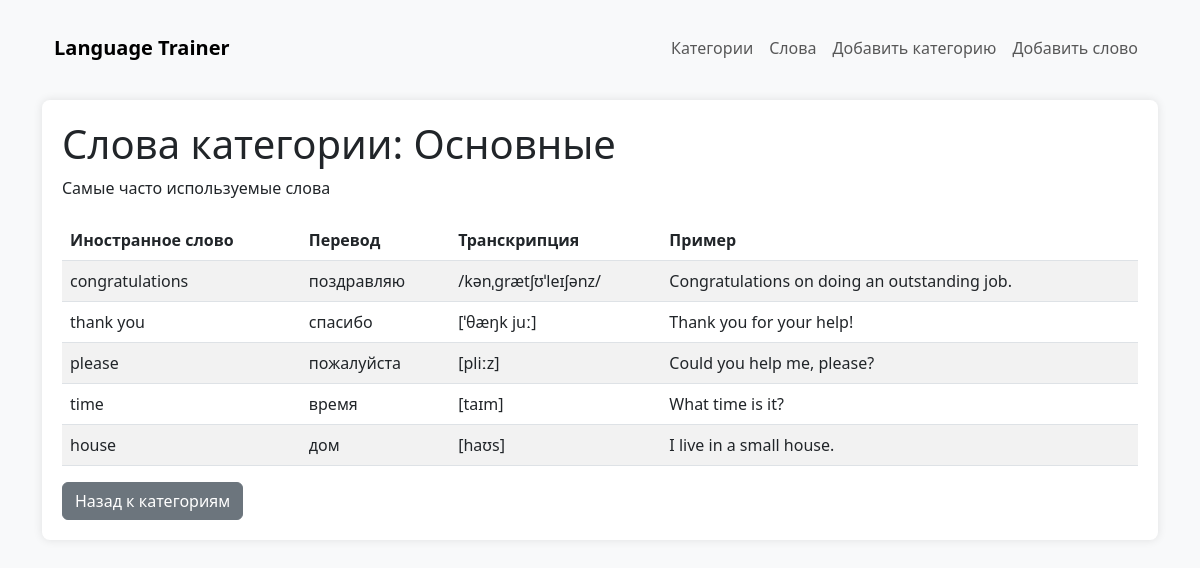
The page /category/1/ on the database as committed earlier.
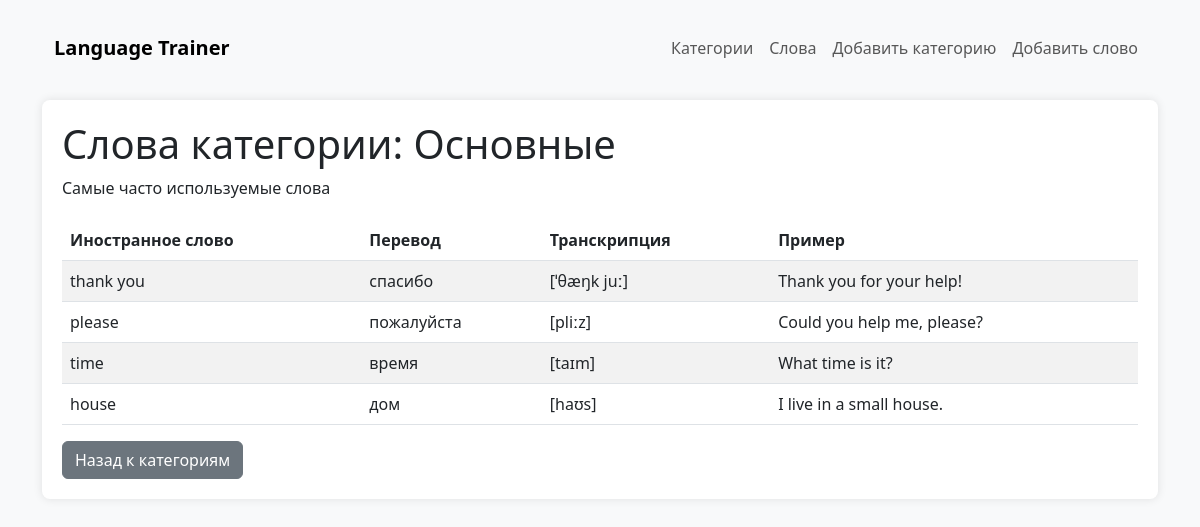
The same page on the database as committed later.
### words/models.py (models this page shows, shortened)
class Word(models.Model):
    original = models.CharField(
        max_length=100,
        verbose_name="Иностранное слово",
        validators=[
            MinLengthValidator(2, "Слово должно содержать минимум 2 символа"),
            RegexValidator(
                regex='^[a-zA-Zа-яА-Я\- ]+$',
                message='Слово может содержать только буквы и дефис'
            )
        ]
    )
    translation = models.CharField(
        max_length=100,
        verbose_name="Перевод",
        validators=[
            MinLengthValidator(2, "Перевод должен содержать минимум 2 символа")
        ]
    )
    transcription = models.CharField(
        max_length=100,
        blank=True,
        verbose_name="Транскрипция",
        validators=[
            RegexValidator(
                regex='^\[.*\]$',
                message='Транскрипция должна быть заключена в квадратные скобки, например: [ˈwɔːtə]'
            )
        ]
    )
    example = models.TextField(blank=True, verbose_name="Пример использования")
    category = models.ForeignKey(Category, on_delete=models.SET_NULL, null=True, blank=True, verbose_name="Категория")
    created_at = models.DateTimeField(auto_now_add=True, verbose_name="Дата создания")
    updated_at = models.DateTimeField(auto_now=True, verbose_name="Дата обновления")
    class Meta:
        verbose_name = "Слово"
        verbose_name_plural = "Слова"
        ordering = ['-created_at']

### words/views.py (the view)
# urls.py: path('category/<int:category_id>/', views.words_by_category, name='words_by_category'),
def words_by_category(request, category_id):
    category = get_object_or_404(Category, id=category_id)
    words = Word.objects.filter(category=category)
    return render(request, 'words/words_by_category.html', {'category': category, 'words': words})

### words/templates/words/words_by_category.html (shortened to what this page needs)
{% extends "words/base.html" %}
{% block content %}
<h1>Слова категории: {{ category.name }}</h1>
{% if category.description %}
<p>{{ category.description }}</p>
{% endif %}
<div class="table-container">
    <table class="table table-striped">
        <thead>
            <tr>
                <th>Иностранное слово</th>
                <th>Перевод</th>
                <th>Транскрипция</th>
                <th>Пример</th>
            </tr>
        </thead>
        <tbody>
            {% for word in words %}
            <tr>
                <td>{{ word.original }}</td>
                <td>{{ word.translation }}</td>
                <td>{{ word.transcription|default:"-" }}</td>
                <td>{{ word.example|default:"-" }}</td>
            </tr>
            {% empty %}
            <tr>
                <td colspan="4">В этой категории нет слов. <a href="{% url 'add_word' %}">Добавить слово</a></td>
            </tr>
            {% endfor %}
        </tbody>
    </table>
</div>
<a href="{% url 'category_list' %}" class="btn btn-secondary">Назад к категориям</a>
{% endblock %}

Rows that differ between the two databases and show on the page:
removed Word: original "congratulations", translation "поздравляю", transcription "/kənˌɡrætʃʊˈleɪʃənz/", example "Congratulations on doing an outstanding job."
